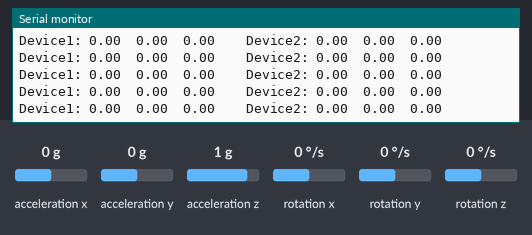
Simulated run of this sketch. Board: Arduino Uno, built with avr-gcc and run on an emulated ATmega328P. On the bench: the last lines printed to the serial monitor. The test bench sets the inputs (shaded band); at power-on: acceleration x 0 g, acceleration y 0 g, rotation z 0 °/s, acceleration z 1 g, rotation x 0 °/s, rotation y 0 °/s.

Above: at 2.2 s.
2.3 s: acceleration x set to -1.4 g
At 2.36 s:
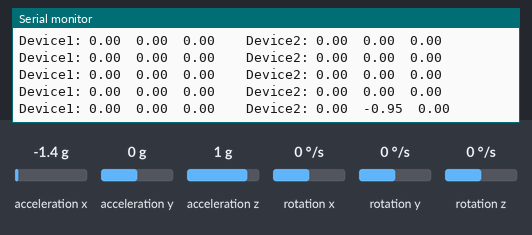
5.3 s: acceleration y set to -1.4 g
At 5.44 s:
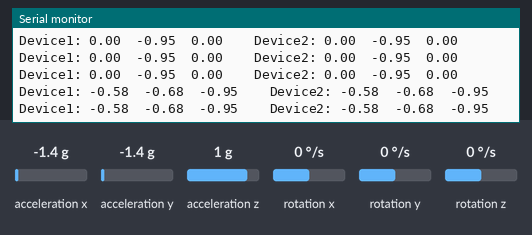
8.3 s: rotation z set to -192 °/s
At 8.34 s:
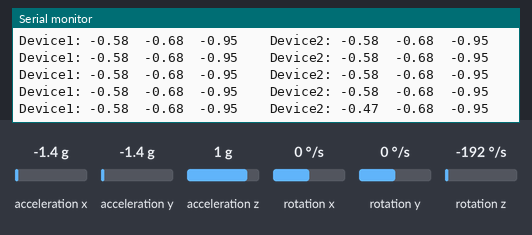
11.3 s: acceleration z set to -0.8 g
At 11.3 s:
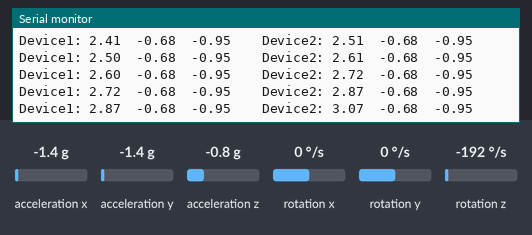
14.3 s: acceleration x set to -0.8 g
At 14.33 s:
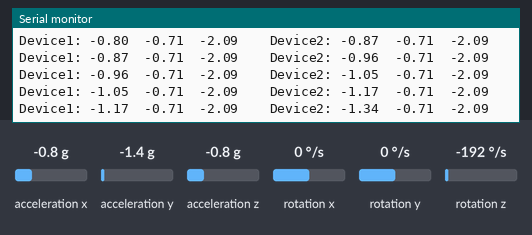
17.3 s: acceleration y set to -0.8 g
At 17.35 s:
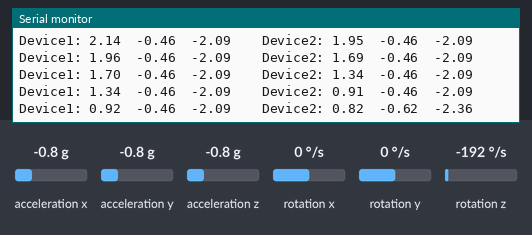
Timing chart, 0 to 20.3 s (numbered marks = the images above; inputs shaded):
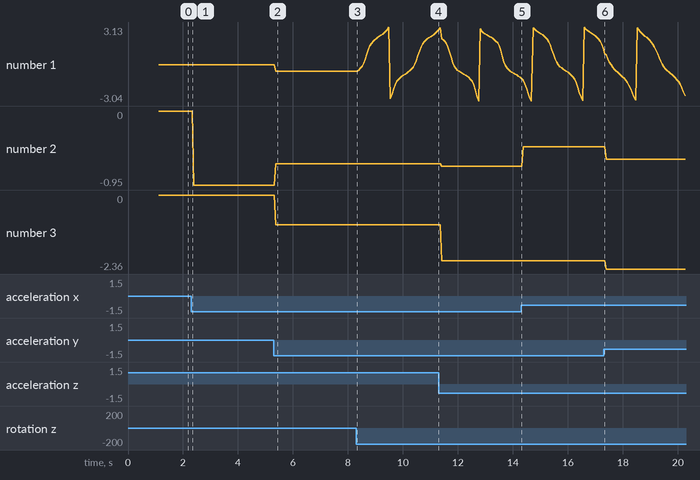

Measured:
- after the input at 2.3 s, the serial monitor: prints a new line at once (image 1)
- after the input at 5.3 s, the serial monitor: prints a new line after 0.07 s (image 2)
- after the input at 8.3 s, the serial monitor: prints a new line at once (image 3)
- plotted number 1: 0 → -0.58 after the input at 5.3 s, -0.58 → 2.87 after the input at 8.3 s
- plotted number 2: 0 → -0.95 after the input at 2.3 s, -0.95 → -0.68 after the input at 5.3 s

The sketch:

sketch_2_MPU650s_output_simplified.ino
```cpp
#include "I2Cdev.h"
#include "MPU6050_6Axis_MotionApps20.h"
#include "Wire.h"

MPU6050 mpu0(0x68);
MPU6050 mpu1(0x69);

bool dmpReady0 = false;
bool dmpReady1 = false;
uint8_t devStatus0;
uint8_t devStatus1;
uint8_t fifoBuffer0[64];
uint8_t fifoBuffer1[64];

Quaternion q;
VectorFloat gravity;
float ypr[3];

void setupMPU(MPU6050 &mpu, bool &dmpReady, uint8_t address) {
    Serial.println(F("Initializing I2C devices..."));
    mpu.initialize();
    Serial.println(mpu.testConnection() ? F("MPU6050 connection successful") : F("MPU6050 connection failed"));

    Serial.println(F("Initializing DMP..."));
    devStatus0 = mpu.dmpInitialize();
    mpu.setDMPEnabled(true);

    if (devStatus0 == 0) {
        mpu.CalibrateAccel(6);
        mpu.CalibrateGyro(6);
        mpu.PrintActiveOffsets();
        Serial.println(F("DMP ready! Waiting for first interrupt..."));
        dmpReady = true;
    } else {
        Serial.print(F("DMP Initialization failed (code "));
        Serial.print(devStatus0);
        Serial.println(F(")"));
    }
}

void setup() {
    Serial.begin(9600);
    Wire.begin();
    Wire.setClock(400000);
    while (!Serial);

    setupMPU(mpu0, dmpReady0, 0x68);
    setupMPU(mpu1, dmpReady1, 0x69);
}

void loop() {
    if (!dmpReady0 || !dmpReady1) return;
    Serial.print("Device1: ");
    readMpuData(mpu0, fifoBuffer0);
    Serial.print("\t");
    Serial.print("Device2: ");
    readMpuData(mpu1, fifoBuffer1);
    Serial.println();
}

void readMpuData(MPU6050 &mpu, uint8_t *fifoBuffer) {
  if (mpu.dmpGetCurrentFIFOPacket(fifoBuffer)) {
    mpu.dmpGetQuaternion(&q, fifoBuffer);
    mpu.dmpGetGravity(&gravity, &q);
    mpu.dmpGetYawPitchRoll(ypr, &q, &gravity);

    Serial.print(ypr[0]);
    Serial.print("\t");
    Serial.print(ypr[1]);
    Serial.print("\t");
    Serial.print(ypr[2]);
    Serial.print("\t");
  }
}
```
